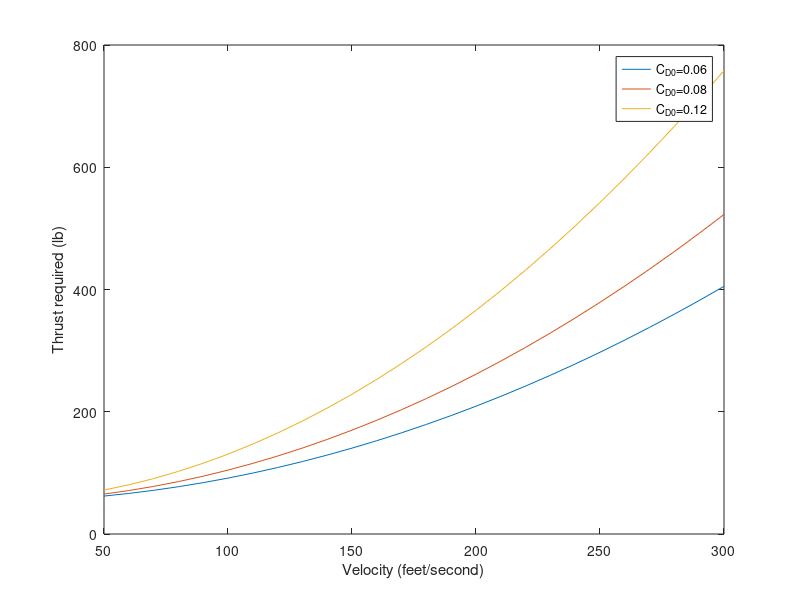

Write MATLAB code to recreate this figure.
close all
clear all
clc

w=2250;
l=27;
span=48.7;
s=123.3;
v=205.333;
A=25000;
k=0.023226;
cd01=0.06;
cd02=0.08;
cd03=0.12;
v2=50:10:300;
rho=0.00106;

cd1=cd01+k.*(2.*w)./(rho.*v2.^2.*s);
cd2=cd02+k.*(2.*w)./(rho.*v2.^2.*s);
cd3=cd03+k.*(2.*w)./(rho.*v2.^2.*s); 

Tr1=0.5*rho.*v2.^2.*s.*cd1;
Tr2=0.5*rho.*v2.^2.*s.*cd2;
Tr3=0.5*rho.*v2.^2.*s.*cd3;

plot(v2, Tr1)
xlabel('Velocity (feet/second)')
ylabel('Thrust required (lb)')
hold on
plot(v2, Tr2)
plot(v2, Tr3)
legend('C_D_0=0.06','C_D_0=0.08','C_D_0=0.12')
hold off